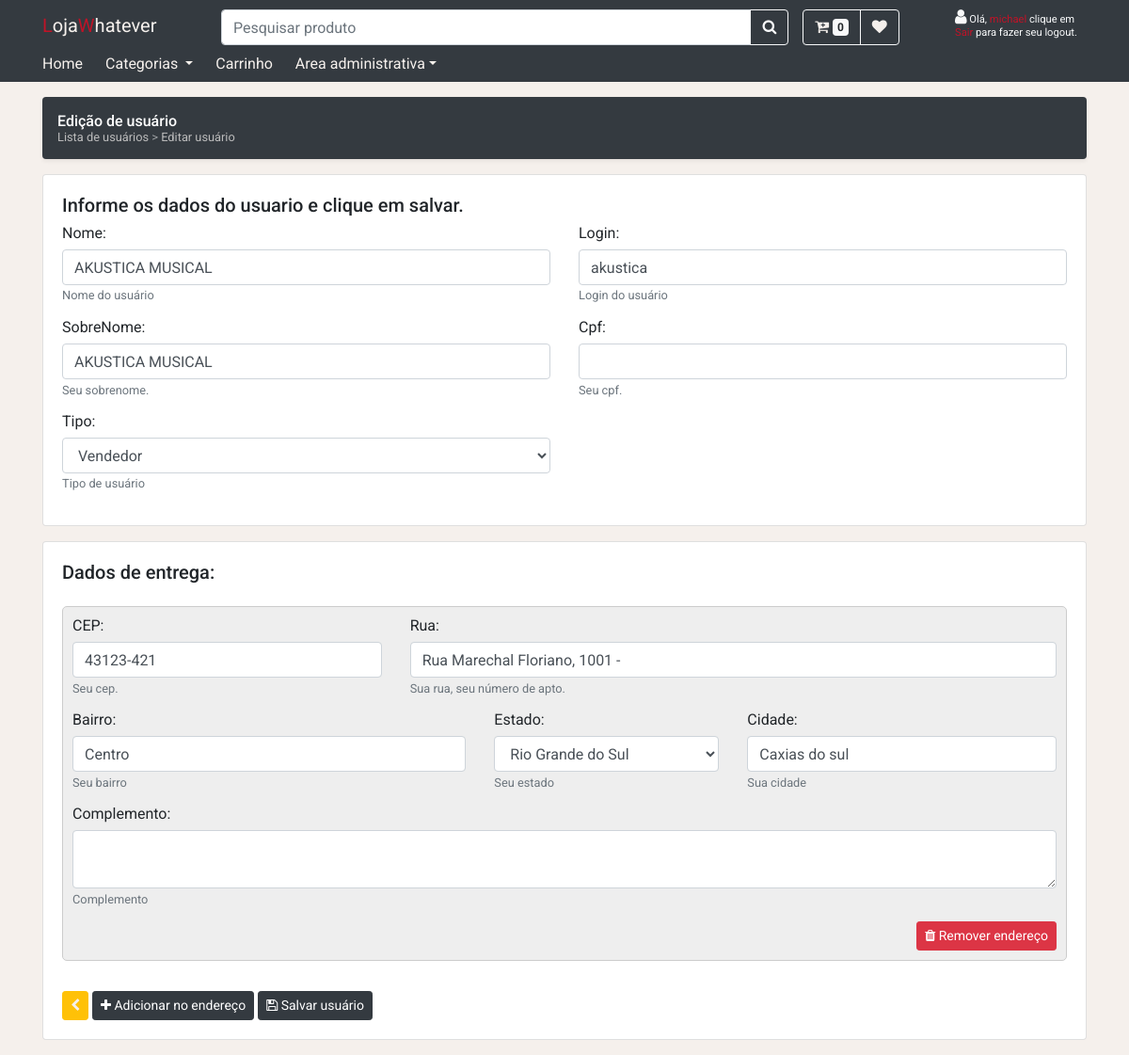
The app's page /admin/usuario/editar?id=5 (signed in) with its own data.
### tables this page shows
CREATE TABLE `users` (
  `UserId` int(11) NOT NULL AUTO_INCREMENT,
  `Login` varchar(100) NOT NULL,
  `Password` varchar(255) NOT NULL,
  `Name` varchar(255) NOT NULL,
  `Role` varchar(45) NOT NULL,
  `Cpf` varchar(14) DEFAULT NULL,
  `LastName` varchar(100) DEFAULT NULL,
  PRIMARY KEY (`UserId`),
  UNIQUE KEY `Login` (`Login`)
);

CREATE TABLE `addresses` (
  `AddressId` int(11) NOT NULL AUTO_INCREMENT,
  `Street` varchar(255) NOT NULL,
  `CEP` varchar(9) NOT NULL,
  `Neighborhood` varchar(100) NOT NULL,
  `City` varchar(100) NOT NULL,
  `StateId` int(11) NOT NULL,
  `Complement` varchar(255) NOT NULL,
  `UserId` int(11) NOT NULL,
  PRIMARY KEY (`AddressId`),
  KEY `StateId` (`StateId`),
  KEY `UserId` (`UserId`),
  CONSTRAINT `addresses_ibfk_1` FOREIGN KEY (`StateId`) REFERENCES `states` (`stateid`),
  CONSTRAINT `addresses_ibfk_2` FOREIGN KEY (`UserId`) REFERENCES `users` (`userid`)
);

CREATE TABLE `states` (
  `StateId` int(11) NOT NULL AUTO_INCREMENT,
  `Name` varchar(255) NOT NULL,
  `StateAbreviattion` varchar(255) DEFAULT NULL,
  PRIMARY KEY (`StateId`)
);

### views/admin/users/address.php (the view, shortened to what the rows shown need)
<div class="address-container mb-3" data-id="<?php echo $address->getAddressId(); ?>">
    <div class="row">
        <div class="col-md-4">
            <div class="form-group">
                <label for="">CEP:</label>
                <input type="text" data-required="true" class="form-control cep"
                    name="cep" id="cep"  value="<?php echo $address->getCep();?>"  aria-describedby="cepId" placeholder="">
                <small id="cepId" class="form-text text-muted">
                    Seu cep.
                </small>
            </div>
        </div>
        <div class="col-md-8">
            <div class="form-group">
                <label for="">Rua:</label>
                <input type="text" data-required="true" class="form-control"
                    name="street" id="street" value="<?php echo $address->getStreet();?>"
                    aria-describedby="street" placeholder="">
                <small id="streetId" class="form-text text-muted">
                    Sua rua, seu número de apto.
                </small>
            </div>
        </div>
        <div class="col-md-5">
            <div class="form-group">
                <label for="">Bairro:</label>
                <input type="text" data-required="true" value="<?php echo $address->getNeighborhood();?>" class="form-control" name="neighborhood"
                        id="neighborhood"  aria-describedby="neighborhoodId" placeholder="">
                <small id="neighborhoodId" class="form-text text-muted">Seu bairro</small>
            </div>
        </div>
        <div class="col-md-3">
            <div class="form-group">
                <label for="">Estado:</label>
                <select data-required="true"  class="form-control"
                    name="stateId" id="stateId" aria-describedby="stateIdhelp" placeholder="">
                    <?php foreach($states as $state):?>
                        <option value="<?php echo $state->getId(); ?>" <?php echo ($address->getStateId() == $state->getId() ? "selected=selected" : ""); ?>>
                        <?php echo $state->getName(); ?>
                        </option>
                    <?php endforeach;?>
                </select>
                <small id="stateIdhelp" class="form-text text-muted">
                    Seu estado
                </small>
            </div>
        </div>
        <div class="col-md-4">
            <div class="form-group">
                <label for="">Cidade:</label>
                <input type="text" data-required="true" class="form-control" value="<?php echo $address->getCity();?>"
                    name="city" id="city"  aria-describedby="cityId" placeholder="">
                <small id="cityId" class="form-text text-muted">
                    Sua cidade
                </small>
            </div>
        </div>
        <div class="col-md-12">
            <div class="form-group">
                <label for="">Complemento:</label>
                <textarea data-required="true" class="form-control"
                        id="complement" name="complement"
                        aria-describedby="complement" placeholder=""><?php echo $address->getComplement();?></textarea>
                <small id="complementId" class="form-text text-muted">
                    Complemento
                </small>
            </div>
        </div>
    </div>
    <div class="row">
        <div class="col-md-12 text-right">
            <button class="btn btn-danger btn-remover btn-sm" type="button" >
                <i class="fa fa-trash"></i> Remover endereço</button>
        </div>
    </div>
</div>

### views/admin/users/editar-usuario.php (shortened to what the rows shown need)
<?php require_once './views/partials/header-admin.php' ?>
<div class="container">
    <form action="/admin/usuario/editar-post" method="post" id="formUsuario">
        <div class="card mt-3">
            <div class="card-body">
                <h5>Informe os dados do usuario e clique em salvar.</h6>
                    <div class="row">
                        <div class="col-md-6">
                            <div class="form-group">
                                <label for="name">Nome:</label>
                                <input type="text" name="name" id="name" data-required="true" value="<?php echo $user->getName(); ?>" class="form-control" placeholder="" aria-describedby="helpId">
                                <small id="help-name" class="text-muted">Nome do usuário</small>
                            </div>
                        </div>
                        <div class="col-md-6">
                            <div class="form-group">
                                <label for="login">Login:</label>
                                <input type="text" name="login" id="login" data-required="true" value="<?php echo $user->getLogin(); ?>" class="form-control" placeholder="" aria-describedby="helpId">
                                <small id="help-login" class="text-muted">Login do usuário</small>
                            </div>
                        </div>
                        <div class="col-md-6">
                            <div class="form-group">
                                <label for="">SobreNome:</label>
                                <input type="text" data-required="true" class="form-control" name="lastName" id="lastName" value="<?php echo $user->getLastName(); ?>" aria-describedby="lastNameHelp" placeholder="">
                                <small id="lastNameHelp" class="form-text text-muted">
                                    Seu sobrenome.
                                </small>
                            </div>
                        </div>
                        <?php if ($_SESSION["role"] == "admin") : ?>
                            <div class="col-md-6">
                                <div class="form-group">
                                    <label for="role">Tipo:</label>
                                    <select name="role" id="role" data-required="true" class="form-control" aria-describedby="help-role">
                                        <option value="vendedor" <?php echo $user->getRole() == "vendedor" ? "selected=selected" : ""; ?>>
                                            Vendedor
                                        </option>
                                    </select>
                                    <small id="help-role" class="text-muted">Tipo de usuário</small>
                                </div>
                            </div>
                        <?php endif; ?>
                    </div>
            </div>
        </div>
        <div class="card mt-3 mb-3">
            <div class="card-body">
                <div id="addresses-container">
                    <?php foreach ($userAddresses as $address) : ?>
                        <?php require './views/admin/users/address.php' ?>
                    <?php endforeach; ?>
                </div>
            </div>
        </div>
    </form>
</div>
<?php require_once './views/partials/footer-admin.php' ?>

### records on screen
users: name "AKUSTICA MUSICAL", login "akustica", lastName "AKUSTICA MUSICAL", role "Vendedor"
addresses: cep "43123-421", street "Rua Marechal Floriano, 1001 -", neighborhood "Centro", stateId "Rio Grande do Sul", city "Caxias do sul"
